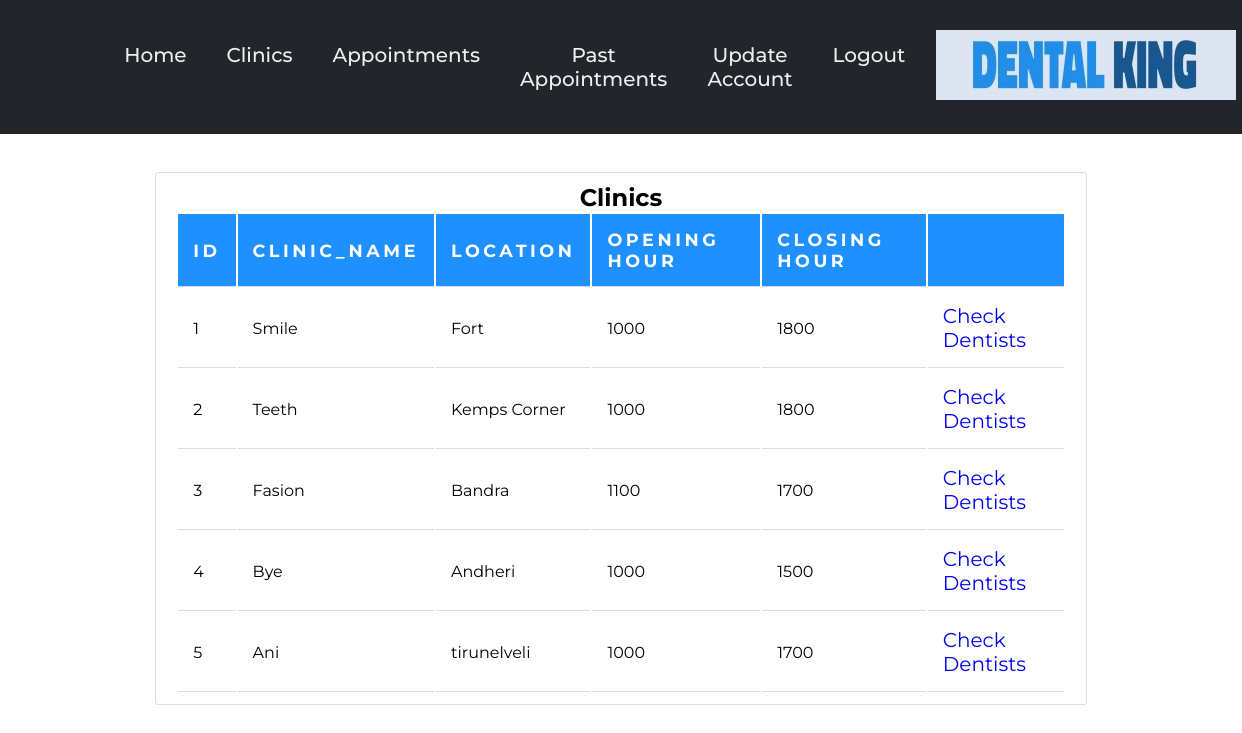
/clinics.php (signed in), run on the app's committed database.
### tables this page shows
CREATE TABLE `clinic` (
  `clinic_id` int(10) NOT NULL,
  `Clinic_Name` varchar(32) NOT NULL,
  `location` varchar(32) NOT NULL,
  `open_hr` varchar(4) NOT NULL DEFAULT '1000',
  `close_hr` varchar(4) NOT NULL DEFAULT '1800'
);

### clinics.php (the view, shortened to what this page needs)
<?php
$db=mysqli_connect('localhost','root','','dcms') or die("could not connect to database");
?>
<!DOCTYPE HTML>
<html>
    <head><title>Clinics</title>
    <link rel="stylesheet" href="styles.css">
    <link href="style10.css"type="text/css"rel="stylesheet"/>
</head>
<body>
  <center>
  <?php require_once("header.php");?>
    <div class="content-section" style="width:75%">
        <h2>Clinics</h2>
        <?php
        $query = "SELECT * FROM clinic";
        $res = mysqli_query($db, $query);
        if(mysqli_num_rows($res) > 0)
        {
            echo "<table><tr><th>ID</th><th>Clinic_Name</th><th>Location</th><th>Opening Hour</th><th>Closing Hour</th><th></th></tr>";
            while($row = mysqli_fetch_assoc($res))
            {
                $id = $row['clinic_id'];
                $link = "dentists.php?location=".$id."";
                $cl ="spllink";
                echo "<tr><td>".$id."</td><td>".$row['Clinic_Name']."</td><td>".$row['location']."</td><td>".$row['open_hr']."</td><td>".$row['close_hr']."</td><td><a class='nav__links' href='".$link."' class='".$cl."'>Check Dentists</a></td></tr>";
            }
        }
        else
        echo "<h3>No clinics available</h3>";
        ?>
        </table>
    </div>
    </center>
</body>
</html>

### header.php (shortened to what this page needs)
<header>
    <a class="logo" href="index.php"><img src="images/logo.jpg" alt="logo"></a>
    <nav>
    <ul class="nav__links">
    <li><a href="index.php">Home</a></li>
	<?php if(isset($_SESSION['username'])){
        if($_SESSION['role'] == 'admin')
        {
            echo "<li><a href='addclinic.php'>Add Clinic</a></li>";
            echo "<li><a href='adddentist.php'>Add Dentist</a></li>";
        }
        else {
        if($_SESSION['role'] == 'patient')
        {
            echo "<li><a href='clinics.php'>Clinics </a></li>";
        }
    ?>
    <li><a href="appointments.php">Appointments</a></li>
    <li><a href="pastappointments.php">Past Appointments</a></li>
    <?php if($_SESSION['role'] == 'patient'){
        echo "<li><a href='updateaccount.php'>Update Account</a></li>";
    }}?>
    <li><a href="index.php?logout='1'">Logout</a> </li>
    <?php }?>
                </ul>
            </nav>
        </header>
  <br><br>

### styles.css (style rules this page uses)
* { box-sizing: border-box; margin: 0; padding: 0; text-decoration:none; }
header { display: flex; justify-content: space-between; align-items: center; padding: 30px 10%; background-color: #24252a; }
.logo { cursor: pointer; order: 3; margin-left: auto; }
nav { order: 1; }
.nav__links a, .cta, .overlay__content a { font-family: "Montserrat", sans-serif; font-weight: 500; color: #edf0f1; text-decoration: none; }
.nav__links { list-style: none; display: flex; font-size: 20px; text-decoration:none; }
.nav__links li { padding: 0px 20px; }
.nav__links li:nth-child(1) { padding: 0 20px 0 0; }
.nav__links li a { transition: all 0.3s ease 0s; }
th, td { padding: 15px; text-align: left; text-decoration:none; border-bottom: 1px solid #ddd; }
th { background-color: dodgerblue; color: white; }

### style10.css (style rules this page uses)
* { margin: 0; padding: 0; box-sizing: border-box; font-family: 'Lucida Sans', 'Lucida Sans Regular', 'Lucida Grande', 'Lucida Sans Unicode', Geneva, Verdana, sans-serif ; font-family: "Montserrat", sans-serif; }
.content-section { background: #ffffff; padding: 10px 20px; border: 1px solid #dddddd; border-radius: 3px; margin-bottom: 20px; }
th, td { padding: 15px; text-align: left; font-family: "Montserrat", sans-serif; border-bottom: 1px solid #ddd; }
th { font-family: "Montserrat", sans-serif; font-size: 1.1rem; text-transform: uppercase; color: white; letter-spacing: .2em; background-color: dodgerblue ; }

### clinics.php (style rules this page uses)
th, td { padding: 15px; text-align: left; border-bottom: 1px solid #ddd; }
th { background-color: dodgerblue; color: white; }

### data on the page
clinic: clinic_id "1", Clinic_Name "Smile", location "Fort", open_hr "1000", close_hr "1800"
clinic: clinic_id "2", Clinic_Name "Teeth", location "Kemps Corner", open_hr "1000", close_hr "1800"
clinic: clinic_id "3", Clinic_Name "Fasion", location "Bandra", open_hr "1100", close_hr "1700"
clinic: clinic_id "4", Clinic_Name "Bye", location "Andheri", open_hr "1000", close_hr "1500"
clinic: clinic_id "5", Clinic_Name "Ani", location "tirunelveli", open_hr "1000", close_hr "1700"
